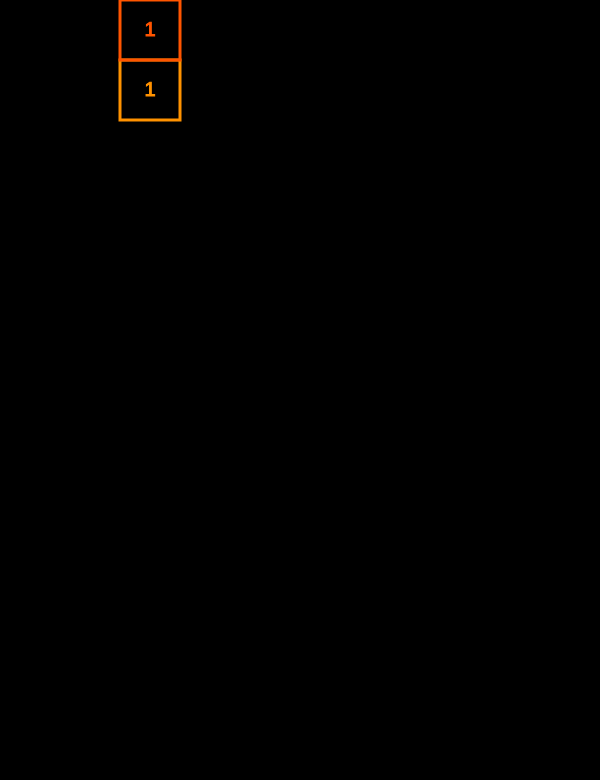
Frame 1 (no input)
Frame 60 (no input): identical to frame 1, image omitted
Frame 120 (the mouse pressed at the canvas centre since frame 60): identical to frame 1, image omitted

The p5.js sketch that drew this single still picture (run headless with seeded random() and noise() and a simulated clock; from frame 60 on, the mouse is pressed at the canvas centre):

// p5.js sketch
// ── sketch.js
var tiles = []
var scl = 600 / 10 // 10 Columns, 13 Rows
var balls = []
var ballsReleased = false
var gameOver = false

function setup() {
	createCanvas(600, 780)
	for (var i = 0; i < floor(random(1, 5)); i++){
		tiles.push(new Tile(floor(random(0, 10)), floor(random(0, 2)), round(random(1, 2))))
	}
	balls.push(new Ball())
}

function draw() {
	colorMode(RGB)
	background(0)
	
	for (var i = 0; i < tiles.length; i++){
		tiles[i].draw()
	}
	
	if (ballsReleased){
		
	}
}

function nextRound(){
	for (var i = 0; i < tiles.length; i++){
		tiles[i].pos.add(createVector(0, scl))
		if (tiles[i].pos.y / scl == 12){
			gameOver = true
			console.log("Lost")
		}
		
	}
	for (var i = 0; i < floor(random(1, 11)); i++){
		tiles.push(new Tile(floor(random(0, 10)), 0, ceil(random(balls.length / random(1, 2), balls.length))))
	}
}
// ── ball.js
function Ball(x, y){
	
	this.pos = createVector(x, y)
	this.vel = createVector(0, 0)
	
	this.update = function(){
		if (this.pos.x > width || this.pos.x < 0) this.vel = createVector(-this.vel.x, this.vel.y)
		if (this.pos.y > height || this.pos.y < 0) this.vel = createVector(this.vel.x, -this.vel.y)
	}

	this.release = function(dir){
		this.vel = createVector(-dir.x, -dir.y)
		this.vel.setMag(4)
	}
	
}
// ── tile.js
function Tile(col, row, hits){
	this.pos = createVector(col * scl, row * scl)
	this.hue = map(this.pos.y / scl, 0, 9, 20, 150)
	
	this.draw = function(){
		
		this.hue = map(this.pos.y / scl, 0, 9, 20, 150)
		
		colorMode(HSB)
		strokeWeight(3)
		stroke(this.hue, 100, 100)
		noFill()
		rect(this.pos.x, this.pos.y, scl, scl)
		
		strokeWeight(1)
		fill(this.hue, 100, 100)
		textSize(20)
		textAlign(CENTER, CENTER)
		text(hits, this.pos.x + scl / 2, this.pos.y + scl / 2)
		
	}
}
